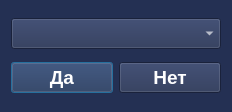
<?xml version="1.0" encoding="UTF-8"?>
<ui version="4.0">
 <class>Dialog</class>
 <widget class="QDialog" name="Dialog">
  <property name="geometry">
   <rect>
    <x>0</x>
    <y>0</y>
    <width>232</width>
    <height>112</height>
   </rect>
  </property>
  <property name="font">
   <font>
    <family>Segoe UI Semibold</family>
    <pointsize>12</pointsize>
    <weight>75</weight>
    <bold>true</bold>
   </font>
  </property>
  <property name="windowTitle">
   <string>Выберите аккаунт</string>
  </property>
  <property name="styleSheet">
   <string notr="true">background-color: rgb(36, 48, 83);
color: rgb(255, 255, 255);</string>
  </property>
  <layout class="QVBoxLayout" name="verticalLayout_2">
   <item>
    <layout class="QGridLayout" name="gridLayout">
     <item row="0" column="0">
      <widget class="QComboBox" name="login_combobox">
       <property name="font">
        <font>
         <pointsize>14</pointsize>
         <weight>75</weight>
         <bold>true</bold>
        </font>
       </property>
       <property name="autoFillBackground">
        <bool>false</bool>
       </property>
      </widget>
     </item>
    </layout>
   </item>
   <item>
    <layout class="QHBoxLayout" name="horizontalLayout">
     <item>
      <widget class="QPushButton" name="yes_button">
       <property name="font">
        <font>
         <pointsize>14</pointsize>
         <weight>75</weight>
         <bold>true</bold>
        </font>
       </property>
       <property name="cursor">
        <cursorShape>PointingHandCursor</cursorShape>
       </property>
       <property name="text">
        <string>Да</string>
       </property>
       <property name="shortcut">
        <string>Return</string>
       </property>
      </widget>
     </item>
     <item>
      <widget class="QPushButton" name="no_button">
       <property name="font">
        <font>
         <pointsize>14</pointsize>
         <weight>75</weight>
         <bold>true</bold>
        </font>
       </property>
       <property name="text">
        <string>Нет</string>
       </property>
       <property name="shortcut">
        <string>Esc</string>
       </property>
      </widget>
     </item>
    </layout>
   </item>
  </layout>
 </widget>
 <resources/>
 <connections/>
</ui>
